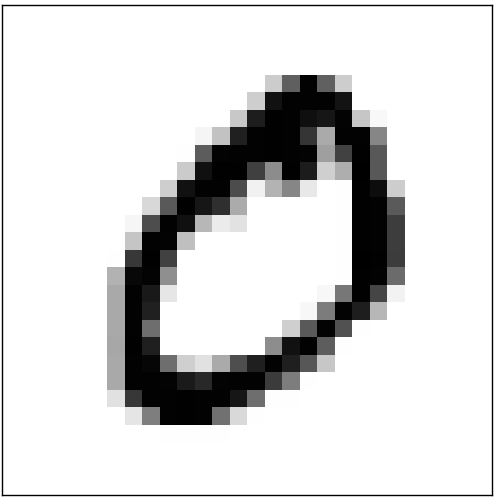
#> input picture photos/mnist0.png, 495 x 497 px
$ python demo4_muliple_channel.py
#> lines starting #> are read from the running program, lines starting #| are printed output that depends on the picture; after the words box and inside, x2 and y2 are one past the last pixel; in counts of white or black regions, pixels touching at a corner belong together
import cv2
import matplotlib
import matplotlib.pyplot as plt

IMAGE_PATH = "./photos/mnist0.png"

image1 = cv2.imread(IMAGE_PATH, 1)
#> image1 is the input picture: shape (497, 495, 3); min 0, max 255, mean 213.3
print(image1.shape, type(image1))
#| (497, 495, 3) <class 'numpy.ndarray'>

plt.imshow(image1)
plt.show()
print("first plot={}", format(image1[0, 0]))
#| first plot={} [255 255 255]
print("[2,2] plot={}", format(image1[2, 2]))
#| [2,2] plot={} [255 255 255]

plt.figure(figsize=[18, 6])
for i in range(50):
    for j in range(50):
        image1[i, j] = (0, 128, 255)
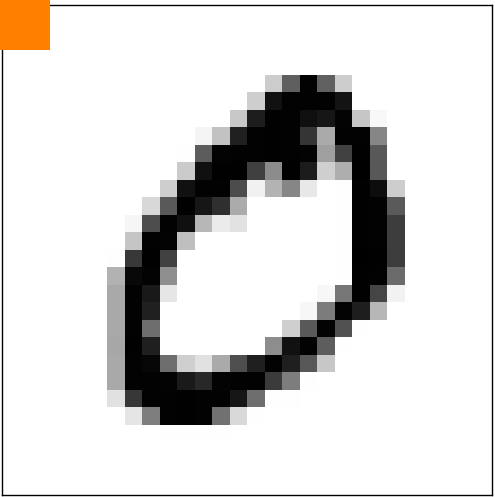
#> image1: shape (497, 495, 3); 1.02% of pixels changed, all inside (x1, y1, x2, y2) = (0, 0, 50, 50)
plt.subplot(1, 3, 1)
plt.imshow(image1[:, :, ::-1])
for i in range(50):
    for j in range(50):
        image1[i + 50, j] = (128, 255, 0)
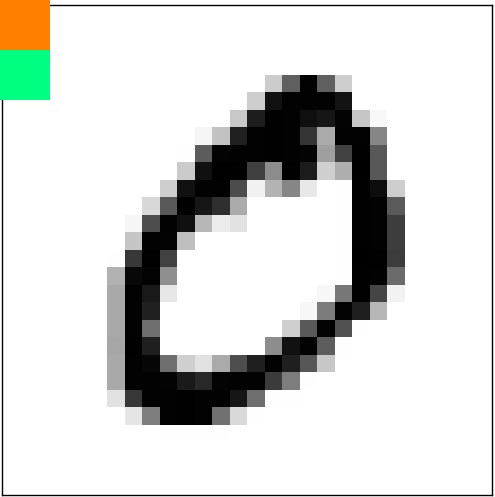
#> image1: shape (497, 495, 3); 1.02% of pixels changed, all inside (x1, y1, x2, y2) = (0, 50, 50, 100)
plt.subplot(1, 3, 2)
plt.imshow(image1[:, :, ::-1])
for i in range(50):
    for j in range(50):
        image1[i, j + 50] = (255, 0, 128)
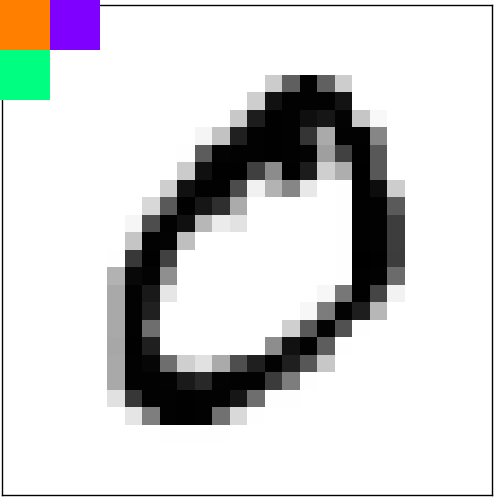
#> image1: shape (497, 495, 3); 1.02% of pixels changed, all inside (x1, y1, x2, y2) = (50, 0, 100, 50)
plt.subplot(1, 3, 3)
plt.imshow(image1[:, :, ::-1])
plt.show()
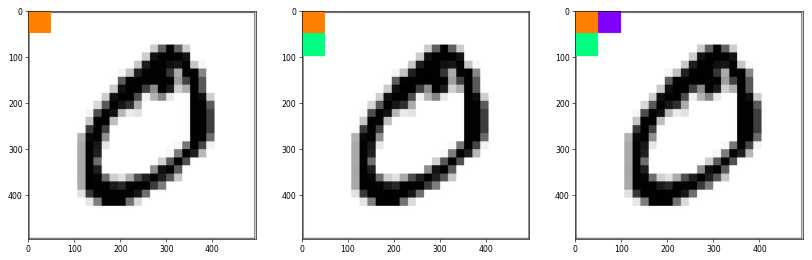
#> figure drawn by matplotlib, 3 panels

$ run again, with photos/mnist2.png copied over photos/mnist0.png
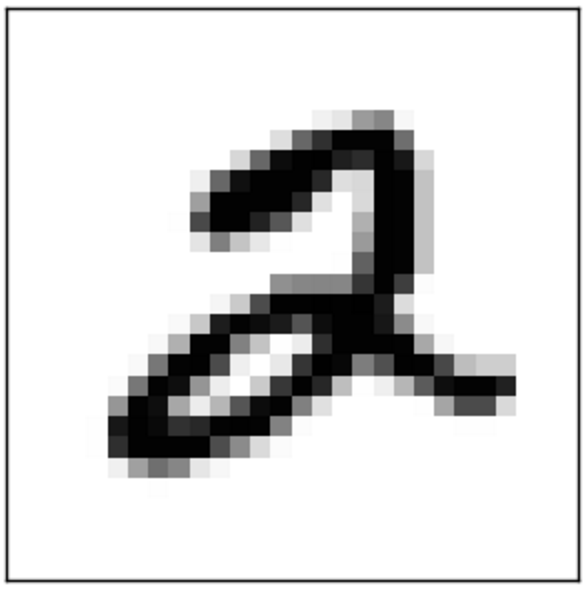
#> input picture photos/mnist2.png, 586 x 590 px
#> image1 is the input picture: shape (590, 586, 3); min 0, max 255, mean 214.3
#| (590, 586, 3) <class 'numpy.ndarray'>
#| first plot={} [255 255 255]
#| [2,2] plot={} [255 255 255]
#> after the loop `for i in range(50):`:
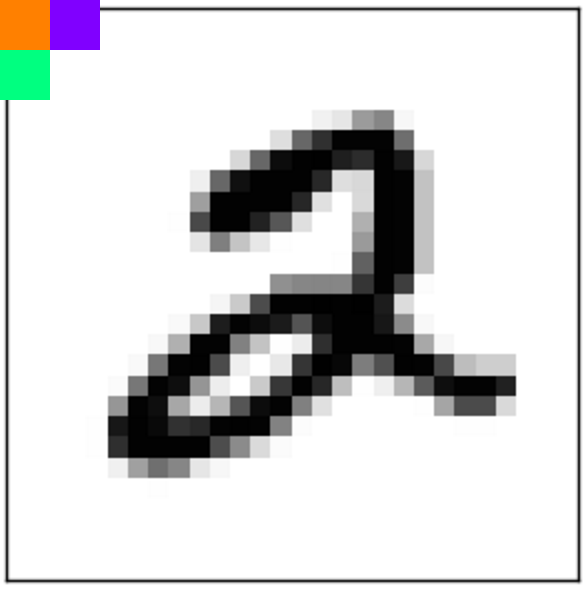
#> image1: shape (590, 586, 3); mean B, G, R 211.9, 211.9, 211.9
#> `plt.show()`:
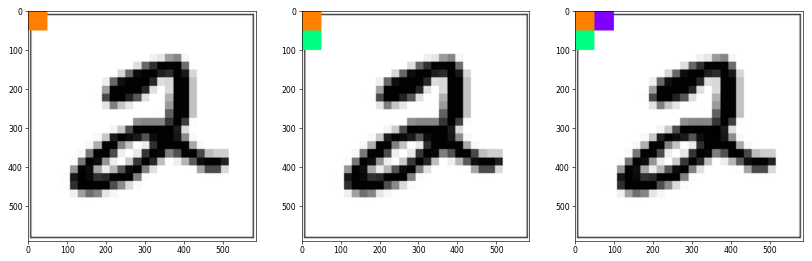
#> figure drawn by matplotlib, 3 panels
